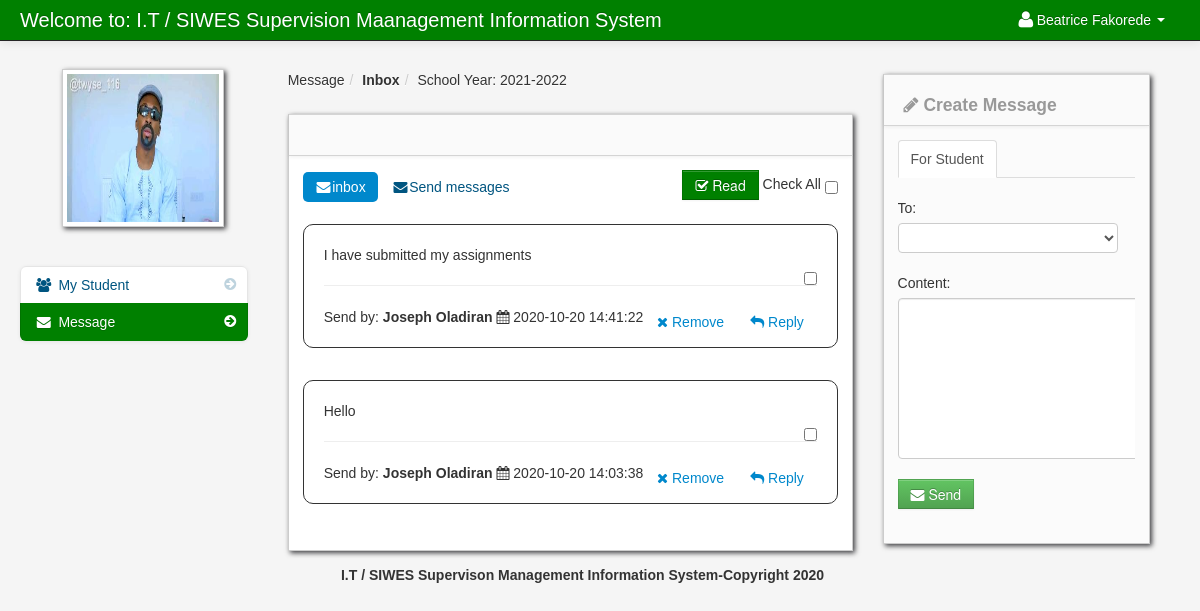
Screenshot of /supervisor/index.php?q=Message (signed in) with the database file from the repository.
### tables this page shows
CREATE TABLE `supervisor` (
  `supervisor_id` int(11) NOT NULL,
  `title` varchar(25) NOT NULL,
  `username` varchar(100) NOT NULL,
  `password` varchar(200) NOT NULL,
  `firstname` varchar(100) NOT NULL,
  `lastname` varchar(100) NOT NULL,
  `department_id` int(11) NOT NULL,
  `location` varchar(200) NOT NULL,
  `about` varchar(500) NOT NULL,
  `supervisor_status` varchar(20) NOT NULL,
  `supervisor_stat` varchar(100) NOT NULL
);

CREATE TABLE `school_year` (
  `school_year_id` int(11) NOT NULL,
  `school_year` varchar(100) NOT NULL,
  `active_status` int(11) NOT NULL
);

CREATE TABLE `message` (
  `message_id` int(11) NOT NULL,
  `reciever_id` int(11) NOT NULL,
  `content` varchar(200) NOT NULL,
  `date_sended` varchar(100) NOT NULL,
  `sender_id` int(11) NOT NULL,
  `reciever_name` varchar(50) NOT NULL,
  `sender_name` varchar(200) NOT NULL,
  `message_status` varchar(100) NOT NULL
);

### supervisor/index.php (called while the page is built, shortened)
<?php
require_once("template.php");
?>

### session.php (called while the page is built, shortened)
<?php
$session_id=$_SESSION['id'];
?>

### supervisor/supervisor_message.php (the view, shortened to what this page needs)
               <div class="span6" id="content">
                     <div class="row-fluid">
					     <ul class="breadcrumb">
								<?php
								$school_year_query = mysqli_query($con,"select * from school_year order by school_year DESC")or die(mysqli_error($con));
								$school_year_query_row = mysqli_fetch_array($school_year_query);
								?>
								<li><a href="#">Message</a><span class="divider">/</span></li>
								<li><a href="#"><b>Inbox</b></a><span class="divider">/</span></li>
								<li><a href="#">School Year: <?php echo $school_year_query_row['school_year']; ?></a></li>
						</ul>
                        <div id="block_bg" class="block">
                            <div class="navbar navbar-inner block-header">
                            </div>
                            <div class="block-content collapse in">
                                <div class="span12">
								<form action="read_message.php" method="post">
										<div class="pull-right">
											<button class="btn btn-info" name="read"><i class="icon-check"></i> Read</button>
							Check All <input type="checkbox"  name="selectAll" id="checkAll" />
										</div>
										<ul class="nav nav-pills">
										<li class="active"><a href="student_message.php"><i class="icon-envelope-alt"></i>inbox</a></li>
										<li class=""><a href="sent_message_student.php"><i class="icon-envelope-alt"></i>Send messages</a></li>
										</ul>
									<?php
								 $query_announcement = mysqli_query($con,"select * from message
																	LEFT JOIN student ON student.student_id = message.sender_id
																	where  message.reciever_id = '$session_id' order by date_sended DESC
																	")or die(mysqli_error($con));
								$count_my_message = mysqli_num_rows($query_announcement);
								if ($count_my_message != '0'){
								 while($row = mysqli_fetch_array($query_announcement)){
								 $id = $row['message_id'];
								 $status = $row['message_status'];
								 ?>
											<div class="post"  id="del<?php echo $id; ?>">
											<div class="message_content">
											<?php echo $row['content']; ?>
											</div>
											<div class="pull-right">
											<?php if ($status == 'read'){
											}else{ ?>
											<input id="" class="" name="selector[]" type="checkbox" value="<?php echo $id; ?>">
											<?php } ?>
											</div>
													<hr>
											Send by: <strong><?php echo $row['sender_name']; ?></strong>
											<i class="icon-calendar"></i> <?php echo $row['date_sended']; ?>
														<div class="pull-right">
															<a class="btn btn-link"  href="#reply<?php echo $id; ?>" data-toggle="modal" ><i class="icon-reply"></i> Reply </a>
														</div>
													<div class="pull-right">
													<a class="btn btn-link"  href="#<?php echo $id; ?>" data-toggle="modal" ><i class="icon-remove"></i> Remove </a>
													</div>
											</div>
								<?php }}else{ ?>
								<div class="alert alert-info"><i class="icon-info-sign"></i> No Message Inbox</div>
								<?php } ?>
								</form>
                                </div>
                            </div>
                        </div>
                    </div>
                </div>
				<div class="span3" id="">
	<div class="row-fluid">
                        <div class="block">
                            <div class="navbar navbar-inner block-header">
                                <div id="" class="muted pull-left"><h4><i class="icon-pencil"></i> Create Message</h4></div>
                            </div>
                            <div class="block-content collapse in">
                                <div class="span12">
								    <ul class="nav nav-tabs">
										<li class="active">
											<a href="student_message.php">For Student</a>
										</li>
									</ul>
								<form method="post" id="send_message">
										<div class="control-group">
											<label>To:</label>
                                          <div class="controls">
                                            <select name="teacher_id" class="chzn-select" required>
                                              	<option></option>
											<?php $query = mysqli_query($con,"select * from supervisor_department_student LEFT JOIN student ON student.student_id = supervisor_department_student.student_id where supervisor_id = '$session_id'");
											while($row = mysqli_fetch_array($query)){
											?>
											<option value="<?php echo $row['student_id']; ?>"><?php echo $row['firstname']; ?> <?php echo $row['lastname']; ?> </option>
											<?php } ?>
                                            </select>
                                          </div>
                                        </div>
										<div class="control-group">
											<label>Content:</label>
                                          <div class="controls">
											<textarea name="my_message" class="my_message" required></textarea>
                                          </div>
                                        </div>
										<div class="control-group">
                                          <div class="controls">
												<button  class="btn btn-success"><i class="icon-envelope-alt"></i> Send </button>
                                          </div>
                                        </div>
                                </form>
								</div>
                            </div>
                        </div>
	</div>
</div>
            </div>

### supervisor/template.php (shortened to what this page needs)
<!DOCTYPE html>
<html class="no-js">
    <head>
        <link href="../admin/bootstrap/css/bootstrap.min.css" rel="stylesheet" media="screen">
        <link href="../admin/bootstrap/css/bootstrap-responsive.min.css" rel="stylesheet" media="screen">
        <link href="../admin/bootstrap/css/font-awesome.css" rel="stylesheet" media="screen">
        <link href="../admin/bootstrap/css/my_style.css" rel="stylesheet" media="screen">
        <link href="../admin/bootstrap/css/print.css" rel="stylesheet" media="print">
        <link href="../admin/vendors/easypiechart/jquery.easy-pie-chart.css" rel="stylesheet" media="screen">
        <link href="../admin/assets/styles.css" rel="stylesheet" media="screen">
		<link href="../admin/vendors/fullcalendar/fullcalendar.css" rel="stylesheet" media="screen">
		<link href="../admin/assets/DT_bootstrap.css" rel="stylesheet" media="screen">
		<link href="../admin/vendors/jGrowl/jquery.jgrowl.css" rel="stylesheet" media="screen">
		<link rel="stylesheet" type="text/css" href="../admin/vendors/bootstrap-wysihtml5/src/bootstrap-wysihtml5.css"></link>
		<link href="../admin/vendors/jGrowl/jquery.jgrowl.css" rel="stylesheet" media="screen">
    </head>
    <?php include('../session.php'); ?>
    <body>
		<div class="navbar navbar-fixed-top navbar-inverse">
        <div class="navbar-inner">
            <div class="container-fluid">
                <a class="brand" href="#">Welcome to: I.T / SIWES Supervision Maanagement Information System</a>
					<div class="nav-collapse collapse">
						<ul class="nav pull-right">
							<?php $query= mysqli_query($con,"select * from supervisor where supervisor_id = '$session_id'")or die(mysqli_error($con));
									$row = mysqli_fetch_array($query);
							?>
							<li class="dropdown">
								<a href="#" role="button" class="dropdown-toggle" data-toggle="dropdown"> <i class="icon-user icon-large"></i><?php echo $row['firstname']." ".$row['lastname'];  ?> <i class="caret"></i></a>
							</li>
						</ul>
					</div>
            </div>
        </div>
</div>
        <div class="container-fluid">
            <div class="row-fluid">
				<div class="span3" id="sidebar">
					<img id="avatar" class="img-polaroid" src="../admin/<?php echo $row['location']; ?>">
		<ul class="nav nav-list bs-docs-sidenav nav-collapse collapse">
			<li class="<?php echo !isset($_GET['q'])? 'active' :''?>"><a href="index.php"><i class="icon-chevron-right"></i><i class="icon-group"></i>&nbsp;My Student</a></li>
			<li class="<?php  if(isset($_GET['q'])) { if($_GET['q']=='Message'){ echo 'active'; }else{ echo ''; }}  ?>">
			<a href="index.php?q=Message"><i class="icon-chevron-right"></i><i class="icon-envelope-alt"></i>&nbsp;Message
			</a>
			</li>
		</ul>
</div>
                 <?php
       require_once $content;
        ?>
                    </div>
		<center>
		<footer>
		<p>I.T / SIWES Supervison Management Information System-Copyright 2020</p>
		</footer>
</center>
			<link href="../admin/vendors/datepicker.css" rel="stylesheet" media="screen">
			<link href="../admin/vendors/uniform.default.css" rel="stylesheet" media="screen">
			<link href="../admin/vendors/chosen.min.css" rel="stylesheet" media="screen">
		<link rel="stylesheet" type="text/css" href="../admin/assets//style.css" />
			<link href="../admin/vendors/datepicker.css" rel="stylesheet" media="screen">
    </body>
</html>

### admin/assets/styles.css (style rules this page uses)
body { padding-top: 60px; padding-bottom: 40px; background-color: #f5f5f5; }
#content { margin-left:0px; }
.breadcrumb { margin: 0 0 0px; padding: 10px 0px; background-color: transparent; }
.block { background: url("../images/pixel-60fff.png") repeat scroll 0 0 rgba(0, 0, 0, 0) !important; border: 1px solid #ccc; background: white; margin: 1em 0em; border-top: none; -webkit-box-shadow: 2px 2px 5px rgba(0, 0, 6, 0.75); -moz-box-shadow: 2px 2px 5px rgba(0, 0, 6, 0.75); box-shadow: 2px 2px 5px rgba(0, 0, 6, 0.75); }
.block-content { margin: 1em; min-height: .25em; }
.block-header { margin-bottom: 0px; border-right: none; border-left: none; -webkit-border-radius: 0px; -moz-border-radius: 0px; border-radius: 0px; }
.block-header div { padding-top: 10px; }
.bs-docs-sidenav { max-width: 228px; margin: 30px 0 0; padding: 0; background-color: #fff; -webkit-border-radius: 6px; -moz-border-radius: 6px; border-radius: 6px; -webkit-box-shadow: 0 1px 4px rgba(0,0,0,.065); -moz-box-shadow: 0 1px 4px rgba(0,0,0,.065); box-shadow: 0 1px 4px rgba(0,0,0,.065); }
.bs-docs-sidenav > li > a { display: block; width: 190px \9; margin: 0 0 -1px; padding: 8px 14px; border: 1px solid #e5e5e5; }
.bs-docs-sidenav > li:first-child > a { -webkit-border-radius: 6px 6px 0 0; -moz-border-radius: 6px 6px 0 0; border-radius: 6px 6px 0 0; }
.bs-docs-sidenav > li:last-child > a { -webkit-border-radius: 0 0 6px 6px; -moz-border-radius: 0 0 6px 6px; border-radius: 0 0 6px 6px; }
.bs-docs-sidenav > .active > a { position: relative; z-index: 2; padding: 9px 15px; border: 0; text-shadow: 0 1px 0 rgba(0,0,0,.15); -webkit-box-shadow: inset 1px 0 0 rgba(0,0,0,.1), inset -1px 0 0 rgba(0,0,0,.1); -moz-box-shadow: inset 1px 0 0 rgba(0,0,0,.1), inset -1px 0 0 rgba(0,0,0,.1); box-shadow: inset 1px 0 0 rgba(0,0,0,.1), inset -1px 0 0 rgba(0,0,0,.1); }
.bs-docs-sidenav .icon-chevron-right { float: right; margin-top: 2px; margin-right: -6px; opacity: .25; }
.bs-docs-sidenav .active .icon-chevron-right, .bs-docs-sidenav .active a:hover .icon-chevron-right { opacity: 1; }

### rows the page displays
supervisor: firstname "Beatrice", lastname "Fakorede", location (picture)
school_year: school_year "2021-2022"
message: content "I have submitted my assignments", sender_name "Joseph Oladiran", date_sended "2020-10-20 14:41:22"
message: content "Hello", sender_name "Joseph Oladiran", date_sended "2020-10-20 14:03:38"
